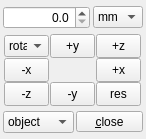
<?xml version="1.0" encoding="UTF-8"?>
<ui version="4.0">
 <class>xVDefine3DTransformationToolWdgt</class>
 <widget class="QWidget" name="xVDefine3DTransformationToolWdgt">
  <property name="geometry">
   <rect>
    <x>0</x>
    <y>0</y>
    <width>146</width>
    <height>139</height>
   </rect>
  </property>
  <property name="sizePolicy">
   <sizepolicy hsizetype="Fixed" vsizetype="Fixed">
    <horstretch>0</horstretch>
    <verstretch>0</verstretch>
   </sizepolicy>
  </property>
  <property name="windowTitle">
   <string>Form</string>
  </property>
  <property name="autoFillBackground">
   <bool>true</bool>
  </property>
  <layout class="QVBoxLayout" name="verticalLayout">
   <property name="spacing">
    <number>2</number>
   </property>
   <property name="leftMargin">
    <number>3</number>
   </property>
   <property name="topMargin">
    <number>3</number>
   </property>
   <property name="rightMargin">
    <number>3</number>
   </property>
   <property name="bottomMargin">
    <number>3</number>
   </property>
   <item>
    <layout class="QHBoxLayout" name="horizontalLayout_2">
     <property name="spacing">
      <number>3</number>
     </property>
     <item>
      <widget class="QDoubleSpinBox" name="doubleSpinBox">
       <property name="sizePolicy">
        <sizepolicy hsizetype="MinimumExpanding" vsizetype="Fixed">
         <horstretch>0</horstretch>
         <verstretch>0</verstretch>
        </sizepolicy>
       </property>
       <property name="alignment">
        <set>Qt::AlignRight|Qt::AlignTrailing|Qt::AlignVCenter</set>
       </property>
       <property name="decimals">
        <number>1</number>
       </property>
      </widget>
     </item>
     <item>
      <widget class="QComboBox" name="comboBox_3">
       <property name="maximumSize">
        <size>
         <width>50</width>
         <height>16777215</height>
        </size>
       </property>
       <item>
        <property name="text">
         <string>mm</string>
        </property>
       </item>
       <item>
        <property name="text">
         <string>px</string>
        </property>
       </item>
       <item>
        <property name="text">
         <string>viewport</string>
        </property>
       </item>
      </widget>
     </item>
    </layout>
   </item>
   <item>
    <layout class="QGridLayout" name="gridLayout">
     <property name="spacing">
      <number>0</number>
     </property>
     <item row="0" column="1">
      <widget class="QToolButton" name="toolButton_2">
       <property name="sizePolicy">
        <sizepolicy hsizetype="Expanding" vsizetype="Fixed">
         <horstretch>24</horstretch>
         <verstretch>24</verstretch>
        </sizepolicy>
       </property>
       <property name="minimumSize">
        <size>
         <width>24</width>
         <height>24</height>
        </size>
       </property>
       <property name="maximumSize">
        <size>
         <width>45</width>
         <height>16777215</height>
        </size>
       </property>
       <property name="text">
        <string>+y</string>
       </property>
      </widget>
     </item>
     <item row="0" column="2">
      <widget class="QToolButton" name="toolButton">
       <property name="sizePolicy">
        <sizepolicy hsizetype="Expanding" vsizetype="Fixed">
         <horstretch>0</horstretch>
         <verstretch>0</verstretch>
        </sizepolicy>
       </property>
       <property name="minimumSize">
        <size>
         <width>24</width>
         <height>24</height>
        </size>
       </property>
       <property name="maximumSize">
        <size>
         <width>45</width>
         <height>16777215</height>
        </size>
       </property>
       <property name="text">
        <string>+z</string>
       </property>
      </widget>
     </item>
     <item row="1" column="0">
      <widget class="QToolButton" name="toolButton_6">
       <property name="sizePolicy">
        <sizepolicy hsizetype="Expanding" vsizetype="Fixed">
         <horstretch>0</horstretch>
         <verstretch>0</verstretch>
        </sizepolicy>
       </property>
       <property name="minimumSize">
        <size>
         <width>24</width>
         <height>24</height>
        </size>
       </property>
       <property name="maximumSize">
        <size>
         <width>45</width>
         <height>16777215</height>
        </size>
       </property>
       <property name="text">
        <string>-x</string>
       </property>
      </widget>
     </item>
     <item row="1" column="2">
      <widget class="QToolButton" name="toolButton_5">
       <property name="sizePolicy">
        <sizepolicy hsizetype="Expanding" vsizetype="Fixed">
         <horstretch>0</horstretch>
         <verstretch>0</verstretch>
        </sizepolicy>
       </property>
       <property name="minimumSize">
        <size>
         <width>24</width>
         <height>24</height>
        </size>
       </property>
       <property name="maximumSize">
        <size>
         <width>45</width>
         <height>16777215</height>
        </size>
       </property>
       <property name="text">
        <string>+x</string>
       </property>
      </widget>
     </item>
     <item row="2" column="0">
      <widget class="QToolButton" name="toolButton_4">
       <property name="sizePolicy">
        <sizepolicy hsizetype="Expanding" vsizetype="Fixed">
         <horstretch>0</horstretch>
         <verstretch>0</verstretch>
        </sizepolicy>
       </property>
       <property name="minimumSize">
        <size>
         <width>24</width>
         <height>24</height>
        </size>
       </property>
       <property name="maximumSize">
        <size>
         <width>45</width>
         <height>16777215</height>
        </size>
       </property>
       <property name="text">
        <string>-z</string>
       </property>
      </widget>
     </item>
     <item row="2" column="1">
      <widget class="QToolButton" name="toolButton_3">
       <property name="sizePolicy">
        <sizepolicy hsizetype="Expanding" vsizetype="Fixed">
         <horstretch>0</horstretch>
         <verstretch>0</verstretch>
        </sizepolicy>
       </property>
       <property name="minimumSize">
        <size>
         <width>24</width>
         <height>24</height>
        </size>
       </property>
       <property name="maximumSize">
        <size>
         <width>45</width>
         <height>16777215</height>
        </size>
       </property>
       <property name="text">
        <string>-y</string>
       </property>
      </widget>
     </item>
     <item row="2" column="2">
      <widget class="QToolButton" name="toolButton_7">
       <property name="sizePolicy">
        <sizepolicy hsizetype="Expanding" vsizetype="Fixed">
         <horstretch>0</horstretch>
         <verstretch>0</verstretch>
        </sizepolicy>
       </property>
       <property name="minimumSize">
        <size>
         <width>24</width>
         <height>24</height>
        </size>
       </property>
       <property name="maximumSize">
        <size>
         <width>45</width>
         <height>16777215</height>
        </size>
       </property>
       <property name="text">
        <string>res</string>
       </property>
      </widget>
     </item>
     <item row="0" column="0">
      <widget class="QComboBox" name="comboBox">
       <property name="sizePolicy">
        <sizepolicy hsizetype="Expanding" vsizetype="Fixed">
         <horstretch>0</horstretch>
         <verstretch>0</verstretch>
        </sizepolicy>
       </property>
       <property name="maximumSize">
        <size>
         <width>45</width>
         <height>16777215</height>
        </size>
       </property>
       <item>
        <property name="text">
         <string>rotate</string>
        </property>
       </item>
       <item>
        <property name="text">
         <string>translate</string>
        </property>
       </item>
       <item>
        <property name="text">
         <string>scale</string>
        </property>
       </item>
      </widget>
     </item>
    </layout>
   </item>
   <item>
    <layout class="QHBoxLayout" name="horizontalLayout">
     <item>
      <widget class="QComboBox" name="comboBox_2">
       <item>
        <property name="text">
         <string>object</string>
        </property>
       </item>
       <item>
        <property name="text">
         <string>camera</string>
        </property>
       </item>
      </widget>
     </item>
     <item>
      <widget class="QToolButton" name="toolButton_8">
       <property name="sizePolicy">
        <sizepolicy hsizetype="Preferred" vsizetype="Fixed">
         <horstretch>0</horstretch>
         <verstretch>0</verstretch>
        </sizepolicy>
       </property>
       <property name="maximumSize">
        <size>
         <width>100</width>
         <height>16777215</height>
        </size>
       </property>
       <property name="text">
        <string>&amp;close</string>
       </property>
      </widget>
     </item>
    </layout>
   </item>
  </layout>
 </widget>
 <resources/>
 <connections>
  <connection>
   <sender>toolButton_8</sender>
   <signal>clicked()</signal>
   <receiver>xVDefine3DTransformationToolWdgt</receiver>
   <slot>hide()</slot>
   <hints>
    <hint type="sourcelabel">
     <x>223</x>
     <y>105</y>
    </hint>
    <hint type="destinationlabel">
     <x>265</x>
     <y>104</y>
    </hint>
   </hints>
  </connection>
 </connections>
</ui>
